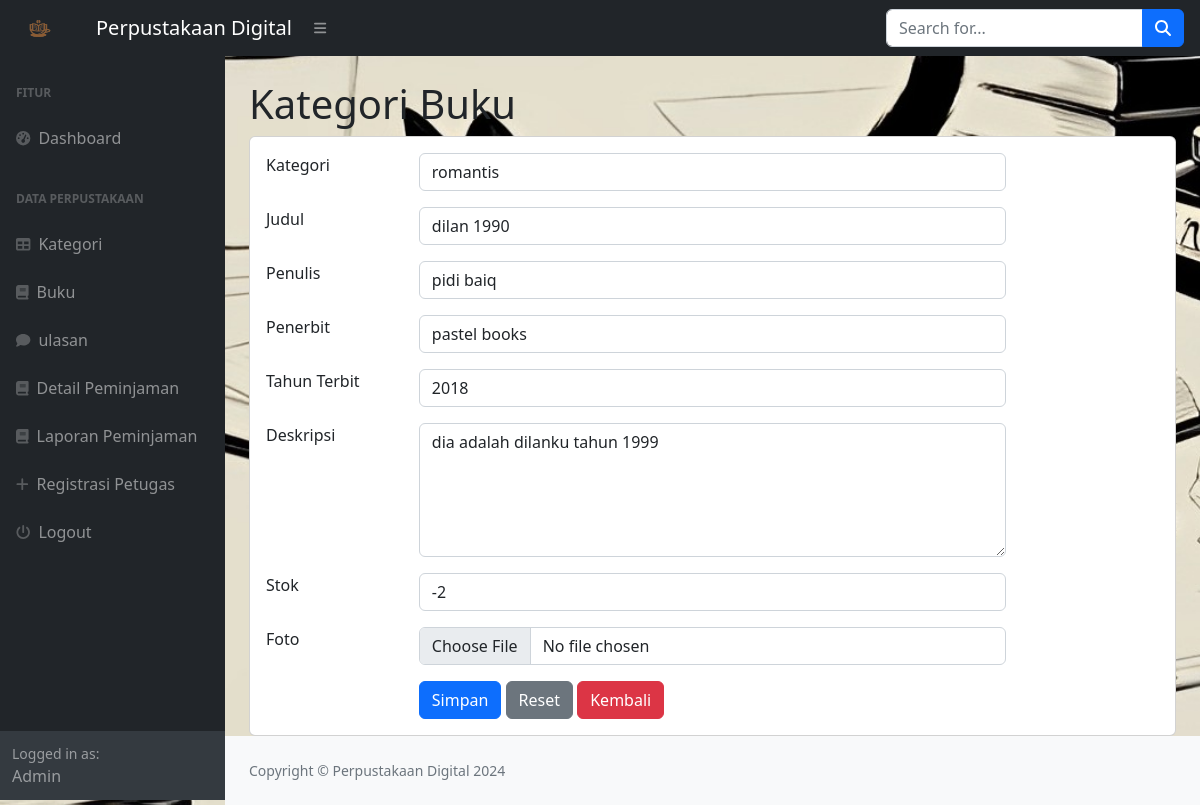
The page /index.php?page=buku_ubah&&id=7 (signed in) on the database as committed earlier.
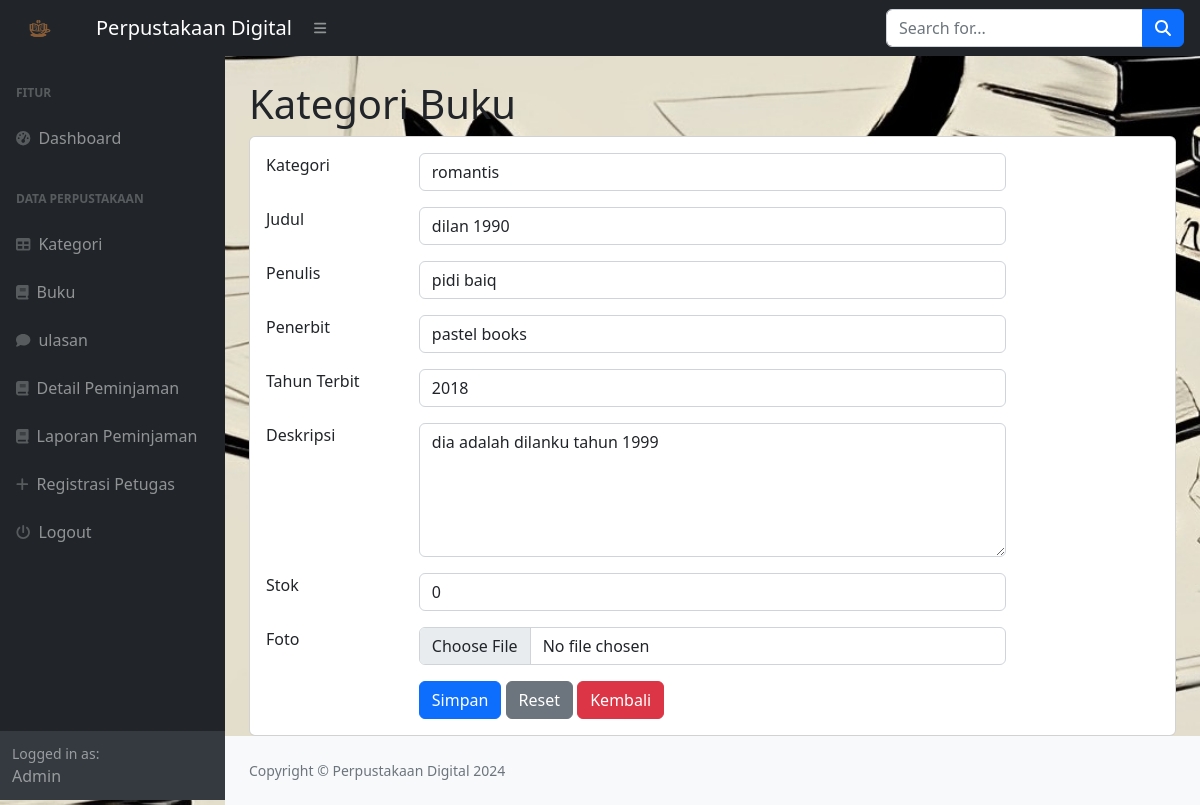
The same page on the database as committed later.
### tables this page shows
CREATE TABLE `buku` (
  `id_buku` int(11) NOT NULL,
  `id_kategori` int(11) DEFAULT NULL,
  `judul` varchar(255) DEFAULT NULL,
  `penulis` varchar(255) DEFAULT NULL,
  `penerbit` varchar(255) DEFAULT NULL,
  `tahun_terbit` varchar(255) DEFAULT NULL,
  `deskripsi` text DEFAULT NULL,
  `stok` int(11) NOT NULL
);

### buku_ubah.php (the view, shortened to what this page needs)
<h1 class="mt-4">Kategori Buku</h1>
<div class="card">
    <div class="card-body">
    <div class="row">
    <div class="col-md-12">
       <form method="post">
            <?php
                $id = $_GET['id'];
                $query = mysqli_query($koneksi, "SELECT*FROM buku WHERE id_buku=$id");
                $data = mysqli_fetch_array($query);
            ?>
        <div class="row mb-3">
            <div class="col-md-2">Kategori</div>
            <div class="col-md-8">
               <select name="id_kategori" class="form-control">
               <?php
                    $kat = mysqli_query($koneksi, "SELECT*FROM kategori");
                    while($kategori = mysqli_fetch_array($kat)){
                        ?>
                        <option value="<?php echo $kategori['id_kategori'];?>"><?php echo $kategori['kategori'];?></option>
                        <?php
                    }
                ?>
               </select>
            </div>
        </div>
        <div class="row mb-3">
            <div class="col-md-2">Judul</div>
            <div class="col-md-8"><input type="text" value="<?php echo $data['judul']; ?>" class="form-control" name="judul"></div>
        </div>
        <div class="row mb-3">
            <div class="col-md-2">Penulis</div>
            <div class="col-md-8"><input type="text" value="<?php echo $data['penulis']; ?>" class="form-control" name="penulis"></div>
        </div>
        <div class="row mb-3">
            <div class="col-md-2">Penerbit</div>
            <div class="col-md-8"><input type="text" value="<?php echo $data['penerbit']; ?>" class="form-control" name="penerbit"></div>
        </div>
        <div class="row mb-3">
            <div class="col-md-2">Tahun Terbit</div>
            <div class="col-md-8"><input type="text" value="<?php echo $data['tahun_terbit']; ?>" class="form-control" name="tahun_terbit"></div>
        </div>
        <div class="row mb-3">
            <div class="col-md-2">Deskripsi</div>
            <div class="col-md-8">
                    <textarea name="deskripsi" rows="5" class="form-control"><?php echo $data['deskripsi']; ?></textarea>
            </div>
        </div>
        <div class="row mb-3">
            <div class="col-md-2">Stok</div>
            <div class="col-md-8"><input type="number" value="<?php echo $data['stok']; ?>" class="form-control" name="stok"></div>
        </div>
        <div class="row mb-3">
            <div class="col-md-2">Foto</div>
            <div class="col-md-8"><input type="file" value="<?php echo $data['foto']; ?>" class="form-control" name="foto"></div>
        </div>
        <div class="row">
            <div class="col-md-2"></div>
            <div class="col-md-8">
                <button type="submit" class="btn btn-primary" name="submit" value="submit">Simpan</button>
                <button type="reset" class="btn btn-secondary">Reset</button>
                <a href="?page=buku"class="btn btn-danger">Kembali</a>
            </div>
        </div>
       </form>
    </div>
    </div>
    </div>
</div>

### index.php (shortened to what this page needs)
<!DOCTYPE html>
<html lang="en">
    <head>
        <link href="https://cdn.jsdelivr.net/npm/simple-datatables@7.1.2/dist/style.min.css" rel="stylesheet" />
        <link href="css/styles.css" rel="stylesheet" />
    </head>
    <body class="sb-nav-fixed">
        <nav class="sb-topnav navbar navbar-expand navbar-dark bg-dark">
            <img alignimg class="img-profile rounded- circle" src="assets/img/yy.PNG" width="80px" height="55px"></a>
            <a class="navbar-brand ps-3" href="index.html">Perpustakaan Digital</a>
            <button class="btn btn-link btn-sm order-1 order-lg-0 me-4 me-lg-0" id="sidebarToggle" href="#!"><i class="fas fa-bars"></i></button>
            <form class="d-none d-md-inline-block form-inline ms-auto me-0 me-md-3 my-2 my-md-0">
                <div class="input-group">
                    <input class="form-control" type="text" placeholder="Search for..." aria-label="Search for..." aria-describedby="btnNavbarSearch" />
                    <button class="btn btn-primary" id="btnNavbarSearch" type="button"><i class="fas fa-search"></i></button>
                </div>
            </form>
        </nav>
        <div id="layoutSidenav">
            <div id="layoutSidenav_nav">
                <nav class="sb-sidenav accordion sb-sidenav-dark" id="sidenavAccordion">
                    <div class="sb-sidenav-menu">
                        <div class="nav">
                            <div class="sb-sidenav-menu-heading">Fitur</div>
                            <a class="nav-link" href="?">
                                <div class="sb-nav-link-icon"><i class="fas fa-tachometer-alt"></i></div>
                                Dashboard
                            </a>
                            <div class="sb-sidenav-menu-heading">Data Perpustakaan</div>
                            <?php
                            if($_SESSION['level']!='peminjam'){
                            ?>
                            <a class="nav-link" href="?page=kategori">
                                <div class="sb-nav-link-icon"><i class="fas fa-table"></i></div>
                                Kategori
                            </a>
                            <a class="nav-link" href="?page=buku">
                                <div class="sb-nav-link-icon"><i class="fas fa-book"></i></div>
                                Buku
                            </a>
                            <?php
                            }
                            ?>
                            <a class="nav-link" href="?page=ulasan">
                                <div class="sb-nav-link-icon"><i class="fas fa-comment"></i></div>
                                ulasan
                            </a>
                            <?php
                            if($_SESSION['level']!='peminjam'){
                            ?>
                            <a class="nav-link" href="?page=detail_pinjam">
                                <div class="sb-nav-link-icon"><i class="fas fa-book"></i></div>
                                Detail Peminjaman
                            </a>
                             <a class="nav-link" href="?page=laporan">
                                <div class="sb-nav-link-icon"><i class="fas fa-book"></i></div>
                                Laporan Peminjaman
                            </a>
                            <?php
                                }
                                ?>
                            <?php
                            if($_SESSION['level']=='admin'){
                            ?>
                             <a class="nav-link" href="register_petugas.php">
                                <div class="sb-nav-link-icon"><i class="fas fa-plus"></i></div>
                                Registrasi Petugas
                            </a>
                            <?php
                                }
                                ?>
                            <a class="nav-link" href="logout.php">
                                <div class="sb-nav-link-icon"><i class="fa fa-power-off"></i></div>
                                Logout
                            </a>
                        </div>
                    </div>
                    <div class="sb-sidenav-footer">
                        <div class="small">Logged in as:</div>
                        <?php echo $_SESSION['nama'];?>
                    </div>
                </nav>
            </div>
            <div id="layoutSidenav_content">
                <main>
                    <div class="container-fluid px-4">
                        <?php
                            $page = isset($_GET['page']) ? $_GET['page'] : 'home';
                            if(file_exists($page . '.php')){
                                include $page . '.php';
                            }else{
                                include '404.php';
                            }
                        ?>
                    </div>
                </main>
                <footer class="py-4 bg-light mt-auto">
                    <div class="container-fluid px-4">
                        <div class="d-flex align-items-center justify-content-between small">
                            <div class="text-muted">Copyright &copy; Perpustakaan Digital 2024</div>
                        </div>
                    </div>
                </footer>
            </div>
        </div>
    </body>
</html>

Rows that differ between the two databases and show on the page:
changed buku "pidi baiq": stok "-2" → "0"
